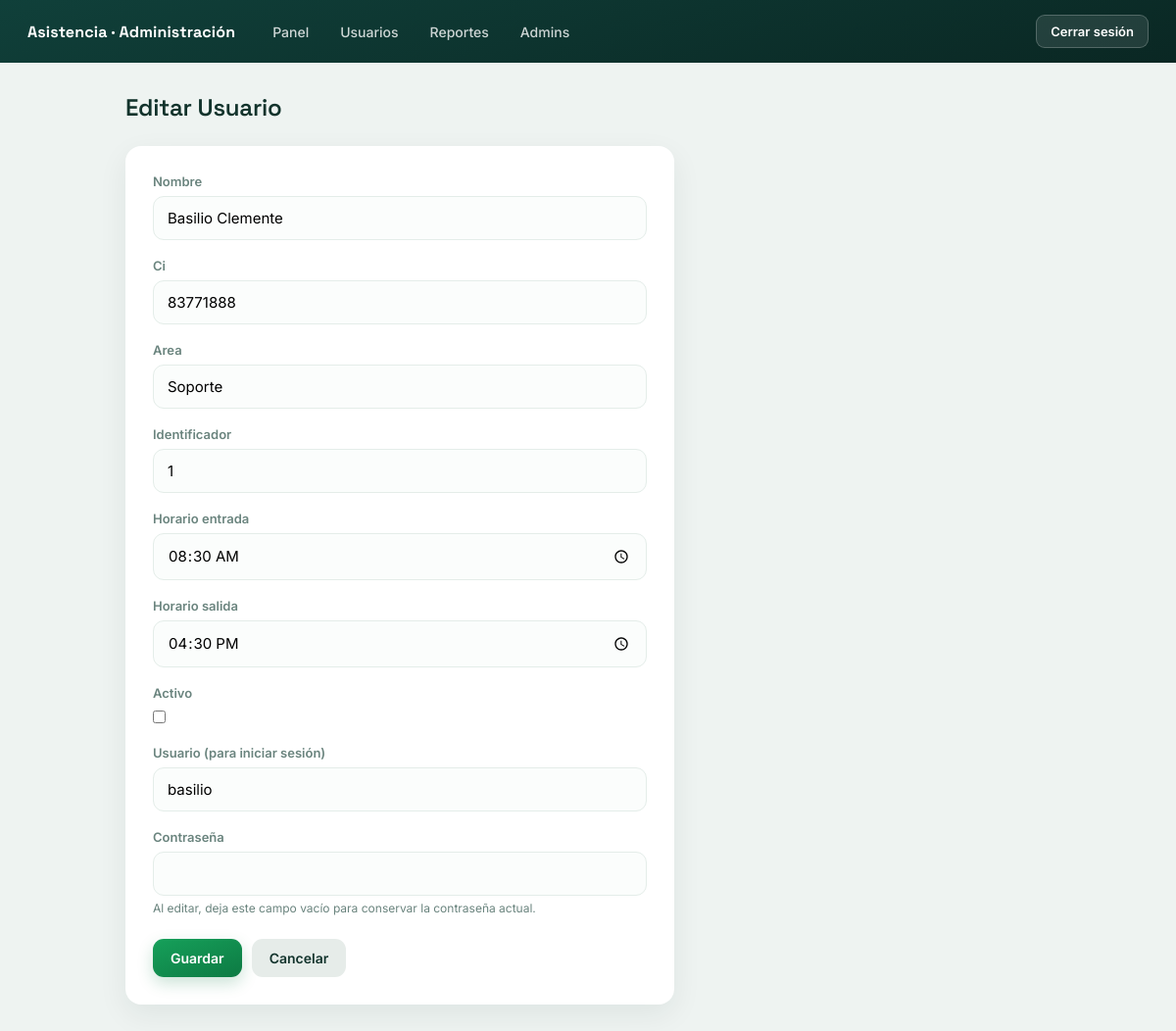
Before: /gestion/pasantes/2/editar/ (signed in) with the older database file.
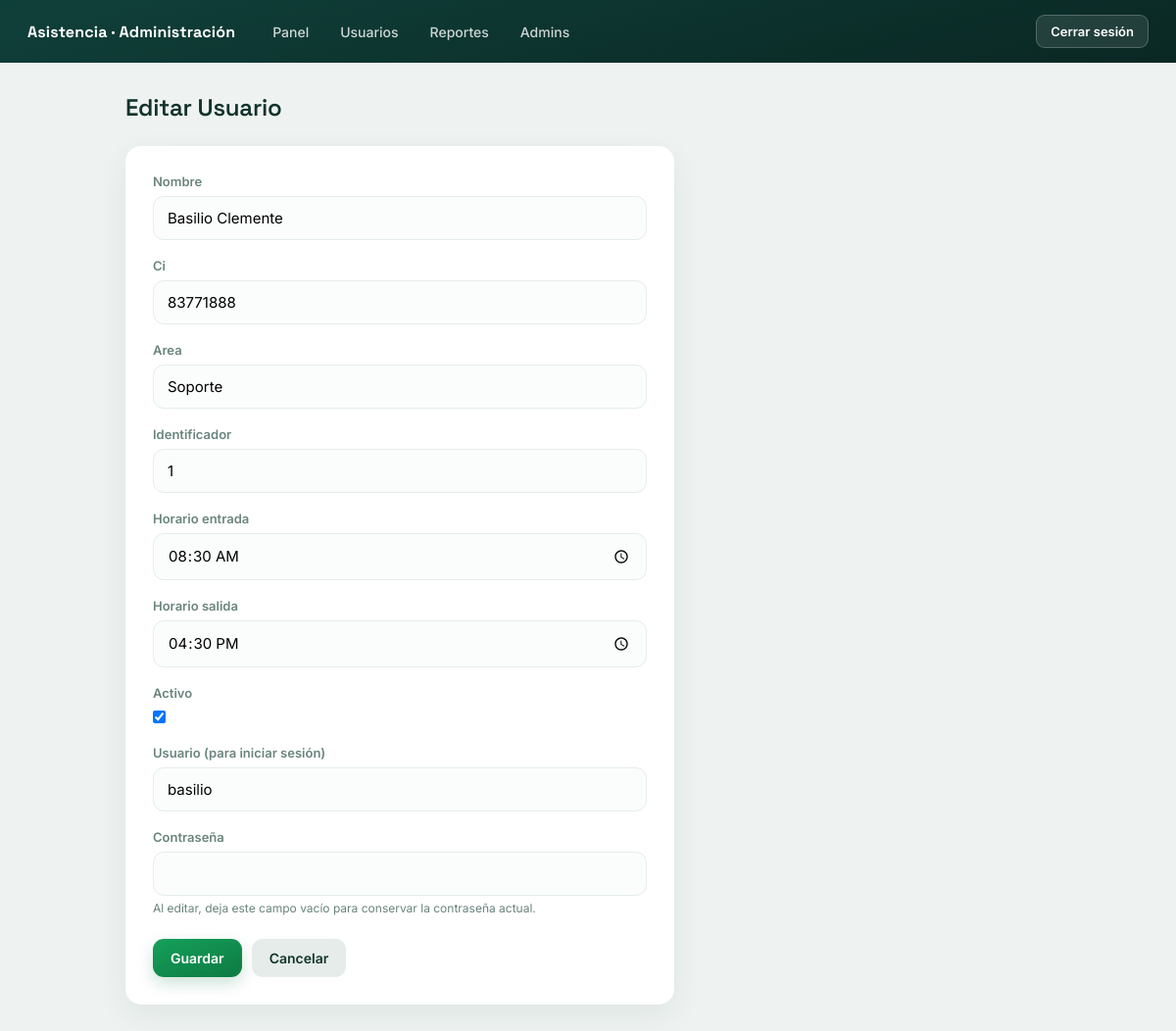
After: the same page with the newer database file.
### registro/models.py (models this page shows, shortened)
class Pasante(models.Model):
    user = models.OneToOneField(User, on_delete=models.CASCADE, related_name="pasante")
    nombre = models.CharField(max_length=120)
    ci = models.CharField(max_length=20, unique=True)
    area = models.CharField(max_length=80)
    identificador = models.CharField(max_length=20, unique=True)
    horario_entrada = models.TimeField()
    horario_salida = models.TimeField()
    activo = models.BooleanField(default=True)
    dispositivo_id = models.CharField(max_length=64, blank=True, default="")

### registro/views.py (the view)
@staff_member_required
def pasante_form(request, pk=None):
    pasante = get_object_or_404(Pasante, pk=pk) if pk else None
    if request.method == "POST":
        form = PasanteForm(request.POST, instance=pasante)
        if form.is_valid():
            username = form.cleaned_data["username"]
            password = form.cleaned_data["password"]
            if pasante is None:
                if not password:
                    form.add_error(
                        "password", "La contraseña es obligatoria al crear un pasante."
                    )
                else:
                    user = User.objects.create_user(
                        username=username, password=password
                    )
                    user.is_active = form.cleaned_data["activo"]
                    user.save()
                    obj = form.save(commit=False)
                    obj.user = user
                    obj.save()
                    messages.success(request, f"Pasante «{obj.nombre}» creado.")
                    return redirect("pasantes_lista")
            else:
                user = pasante.user
                user.username = username
                if password:
                    user.set_password(password)
                user.is_active = form.cleaned_data["activo"]
                user.save()
                form.save()
                messages.success(request, f"Pasante «{pasante.nombre}» actualizado.")
                return redirect("pasantes_lista")
    else:
        form = PasanteForm(instance=pasante)
    return render(
        request, "registro/pasante_form.html", {"form": form, "pasante": pasante}
    )

### registro/forms.py (shortened to what this page needs)
class PasanteForm(forms.ModelForm):
    username = forms.CharField(label="Usuario (para iniciar sesión)", max_length=150)
    password = forms.CharField(
        label="Contraseña",
        widget=forms.PasswordInput(render_value=False),
        required=False,
        help_text="Al editar, deja este campo vacío para conservar la contraseña actual.",
    )
    class Meta:
        model = Pasante
        fields = [
            "nombre",
            "ci",
            "area",
            "identificador",
            "horario_entrada",
            "horario_salida",
            "activo",
        ]
        widgets = {
            "horario_entrada": forms.TimeInput(attrs={"type": "time"}, format="%H:%M"),
            "horario_salida": forms.TimeInput(attrs={"type": "time"}, format="%H:%M"),
        }
    def __init__(self, *args, **kwargs):
        super().__init__(*args, **kwargs)
        if self.instance and self.instance.pk:
            self.fields["username"].initial = self.instance.user.username

### registro/templates/registro/pasante_form.html (shortened to what this page needs)
{% extends "registro/base.html" %}
{% block contenido %}
<div class="cabecera">
    <h1>{% if pasante %}Editar Usuario{% else %}Nuevo pasante{% endif %}</h1>
</div>
<div class="tarjeta">
    <form method="post" novalidate>
        {% for field in form %}
        <div class="campo">
            <label for="{{ field.id_for_label }}">{{ field.label }}</label>
            {{ field }}
            {% if field.help_text %}<small>{{ field.help_text }}</small>{% endif %}
        </div>
        {% endfor %}
        <div class="form-botones">
            <button type="submit" class="btn btn-verde">Guardar</button>
            <a class="btn btn-gris" href="{% url 'pasantes_lista' %}">Cancelar</a>
        </div>
    </form>
</div>
{% endblock %}

Changed rows visible on the page:
changed Pasante "Basilio Clemente": activo "☐" → "☑"
